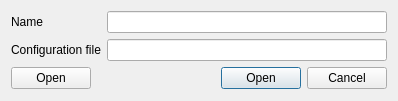
<?xml version="1.0" encoding="UTF-8"?>
<ui version="4.0">
 <class>Dialog</class>
 <widget class="QDialog" name="Dialog">
  <property name="windowModality">
   <enum>Qt::NonModal</enum>
  </property>
  <property name="geometry">
   <rect>
    <x>0</x>
    <y>0</y>
    <width>398</width>
    <height>101</height>
   </rect>
  </property>
  <property name="mouseTracking">
   <bool>false</bool>
  </property>
  <property name="focusPolicy">
   <enum>Qt::NoFocus</enum>
  </property>
  <property name="contextMenuPolicy">
   <enum>Qt::NoContextMenu</enum>
  </property>
  <property name="windowTitle">
   <string>Add modeling</string>
  </property>
  <property name="modal">
   <bool>true</bool>
  </property>
  <layout class="QHBoxLayout" name="horizontalLayout_4">
   <item>
    <layout class="QVBoxLayout" name="verticalLayout_3">
     <item>
      <layout class="QHBoxLayout" name="horizontalLayout_3">
       <item>
        <layout class="QVBoxLayout" name="verticalLayout">
         <item>
          <layout class="QHBoxLayout" name="horizontalLayout_2">
           <item>
            <widget class="QLabel" name="label">
             <property name="text">
              <string>Name</string>
             </property>
            </widget>
           </item>
          </layout>
         </item>
         <item>
          <widget class="QLabel" name="label_2">
           <property name="text">
            <string>Configuration file</string>
           </property>
          </widget>
         </item>
        </layout>
       </item>
       <item>
        <layout class="QVBoxLayout" name="verticalLayout_2">
         <item>
          <widget class="QLineEdit" name="name_lineEdit"/>
         </item>
         <item>
          <widget class="QLineEdit" name="config_lineEdit"/>
         </item>
        </layout>
       </item>
      </layout>
     </item>
     <item>
      <layout class="QHBoxLayout" name="horizontalLayout">
       <item>
        <widget class="QPushButton" name="open">
         <property name="text">
          <string>Open</string>
         </property>
        </widget>
       </item>
       <item>
        <spacer name="horizontalSpacer">
         <property name="orientation">
          <enum>Qt::Horizontal</enum>
         </property>
         <property name="sizeHint" stdset="0">
          <size>
           <width>40</width>
           <height>20</height>
          </size>
         </property>
        </spacer>
       </item>
       <item>
        <widget class="QDialogButtonBox" name="buttonBox">
         <property name="standardButtons">
          <set>QDialogButtonBox::Cancel|QDialogButtonBox::Open</set>
         </property>
        </widget>
       </item>
      </layout>
     </item>
    </layout>
   </item>
  </layout>
 </widget>
 <resources/>
 <connections/>
</ui>
